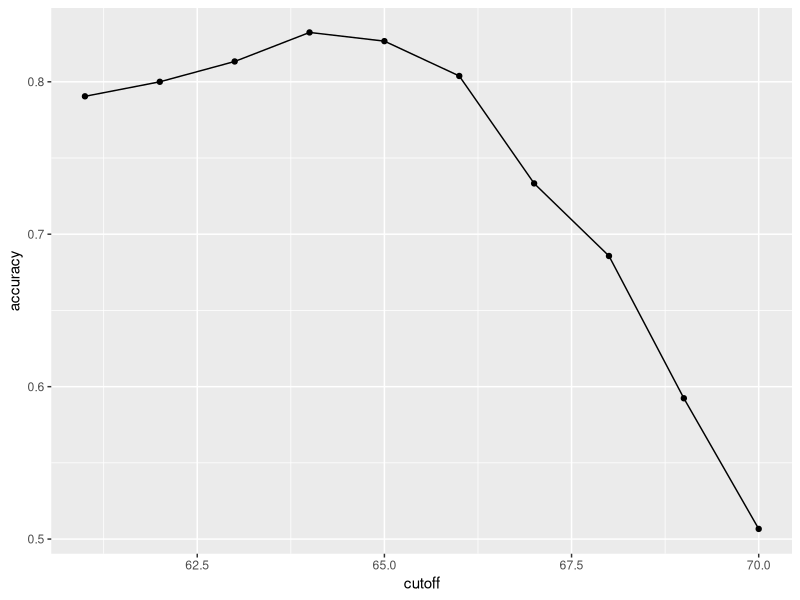
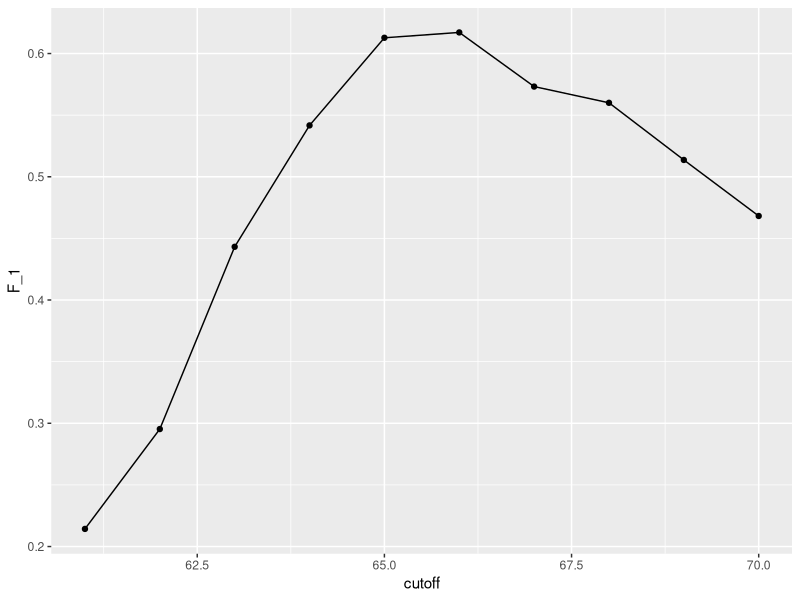
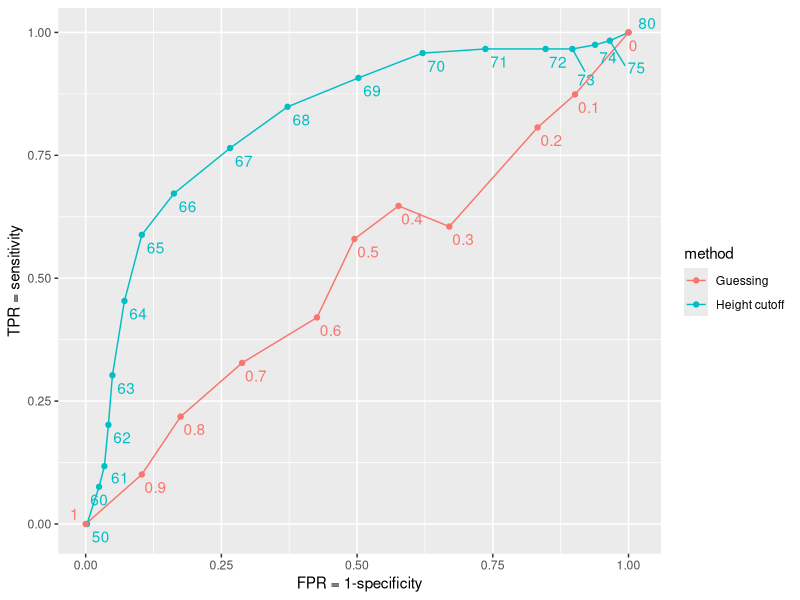
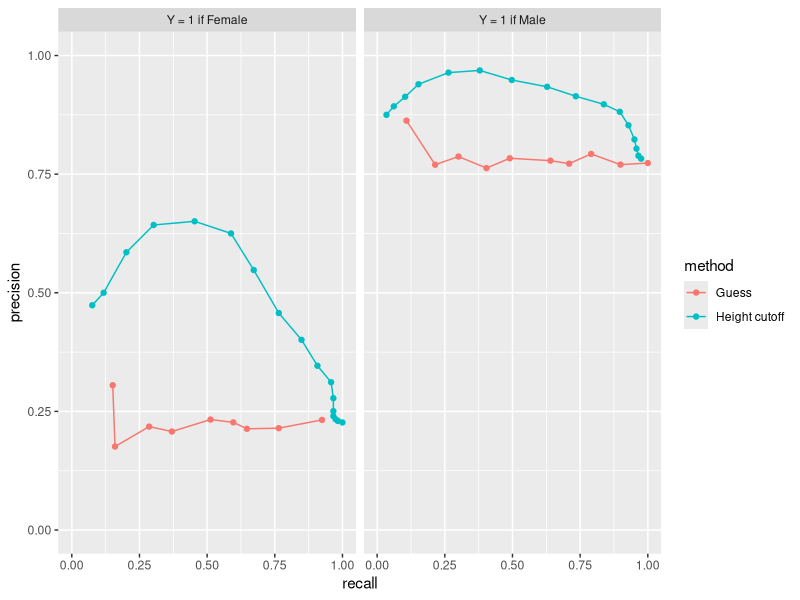
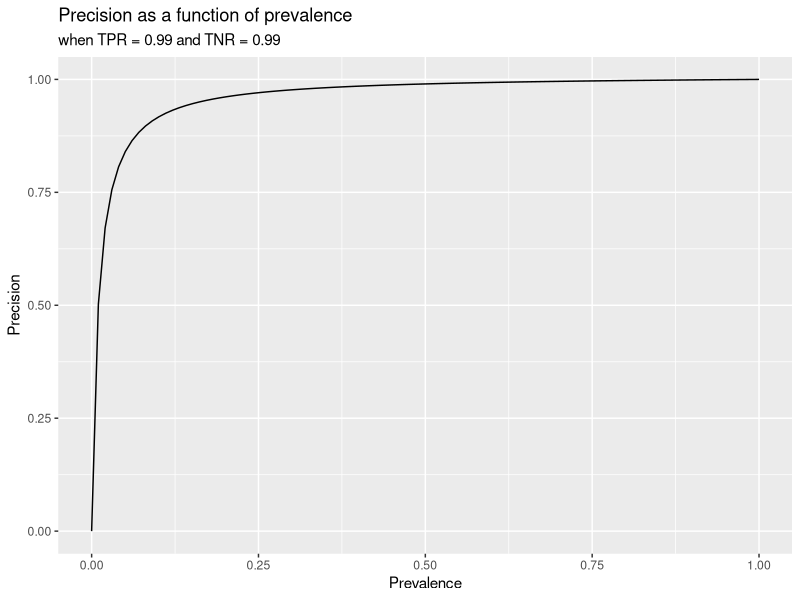

R code for these plots, in order:
## ---- chunk 1
library(caret)
library(dslabs)
## ---- chunk 2
names(heights) <- c("y", "x")
## ---- chunk 3
set.seed(2010)
train_ind <- createDataPartition(heights$y, p = 0.5, list = FALSE)
## ---- chunk 4
train_set <- heights[train_ind, ]
test_set <- heights[-train_ind, ]
## ---- chunk 5
y_hat <- factor(sample(c("Female", "Male"), nrow(test_set), replace = TRUE))
## ---- chunk 6
mean(y_hat == test_set$y)
## ---- chunk 7
cutoff <- with(train_set, mean(x) - 2*sd(x))
y_hat <- factor(ifelse(test_set$x <= cutoff, "Female", "Male"))
## ---- chunk 8
mean(test_set$y == y_hat)
## ---- chunk 9
cutoffs <- seq(61, 70)
accuracy <- sapply(cutoffs, function(cutoff){
  y_hat <- factor(ifelse(train_set$x <= cutoff, "Female", "Male"))
  mean(y_hat == train_set$y)
})
## ---- chunk 10
data.frame(cutoff = cutoffs, accuracy) |> 
  ggplot(aes(cutoff, accuracy)) + 
  geom_point() + 
  geom_line() 
## ---- chunk 11
max(accuracy)
## ---- chunk 12
best_cutoff <- cutoffs[which.max(accuracy)]
best_cutoff
## ---- chunk 13
y_hat <- factor(ifelse(test_set$x <= best_cutoff, "Female", "Male"))
mean(y_hat == test_set$y)
## ---- chunk 14
cm <- confusionMatrix(data = y_hat, reference = test_set$y)
cm$table
## ---- chunk 15
cm$byClass[c("Sensitivity", "Specificity")]
## ---- chunk 16
cm$byClass["Prevalence"]
## ---- chunk 17
mat <- matrix(c("True positives (TP)", "False negatives (FN)", 
                "False positives (FP)", "True negatives (TN)"), 2, 2)
colnames(mat) <- c("Actually Positive", "Actually Negative")
rownames(mat) <- c("Predicted positive", "Predicted negative")
tmp <- as.data.frame(mat)
if (knitr::is_html_output()) {
  knitr::kable(tmp, "html") |>
    kableExtra::kable_styling(bootstrap_options = "basic", full_width = FALSE) |>
    kableExtra::column_spec(column = 1, bold = TRUE)
} else{
  knitr::kable(tmp, "latex", booktabs = TRUE) |>
    kableExtra::kable_styling(font_size = 8)
}
## ---- chunk 18
cm$overall["Accuracy"]
cm$byClass[c("Sensitivity","Specificity", "Prevalence", "Pos Pred Value")]
## ---- chunk 19
cutoffs <- seq(61, 70)
F_1 <- sapply(cutoffs, function(cutoff){
  y_hat <- factor(ifelse(train_set$x <= cutoff, "Female", "Male"))
  F_meas(y_hat, train_set$y)
})
## ---- chunk 20
data.frame(cutoff = cutoffs, F_1 = F_1) |> 
  ggplot(aes(cutoff, F_1)) + 
  geom_point() + 
  geom_line() 
## ---- chunk 21
max(F_1)
## ---- chunk 22
best_cutoff <- cutoffs[which.max(F_1)]
best_cutoff
## ---- chunk 23
y_hat <- factor(ifelse(test_set$x <= best_cutoff, "Female", "Male"))
sensitivity(y_hat, test_set$y)
specificity(y_hat, test_set$y)
## ---- chunk 24
probs <- seq(0, 1, length.out = 11)
guessing <- sapply(probs, function(p){
  y_hat <- sample(c("Male", "Female"), nrow(test_set), TRUE, c(p, 1 - p)) 
  y_hat <- factor(y_hat, levels = c("Female", "Male"))
  c(FPR = 1 - specificity(y_hat, test_set$y),
    TPR = sensitivity(y_hat, test_set$y))
})
## ---- chunk 25
cutoffs <- c(50, seq(60, 75), 80)
height_cutoff <- sapply(cutoffs, function(x){
  y_hat <- ifelse(test_set$x <= x, "Female", "Male")
  y_hat <- factor(y_hat, levels = c("Female", "Male"))
  c(FPR = 1 - specificity(y_hat, test_set$y),
    TPR = sensitivity(y_hat, test_set$y))
})
## ---- chunk 26
library(tidyverse)
library(ggrepel)
tmp_1 <- map_df(cutoffs, function(x){
  y_hat <- ifelse(test_set$x <= x, "Female", "Male") 
  y_hat <- factor(y_hat, levels = c("Female", "Male"))
  list(method = "Height cutoff",
       cutoff = x, 
       FPR = 1 - specificity(y_hat, test_set$y),
       TPR = sensitivity(y_hat, test_set$y))
}) 
tmp_2 <- map_df(probs, function(p){
  y_hat <- sample(c("Male", "Female"), nrow(test_set), replace = TRUE, prob = c(p, 1 - p))
  y_hat <- factor(y_hat, levels = c("Female", "Male"))
  list(method = "Guessing",
       cutoff = round(p,1),
       FPR = 1 - specificity(y_hat, test_set$y),
       TPR = sensitivity(y_hat, test_set$y))
})

rbind(tmp_1, tmp_2) |>
  ggplot(aes(FPR, TPR, label = cutoff, color = method)) +
  geom_line() +
  geom_point() +
  geom_text_repel(nudge_x = 0.01, nudge_y = -0.01, show.legend = FALSE) +
  labs(x = "FPR = 1-specificity", y = "TPR = sensitivity")
## ---- chunk 27
library(tidyverse)
guessing <- map_df(probs[-1], function(p){
  y_hat <- sample(c("Male", "Female"), nrow(test_set), replace = TRUE, prob = c(p, 1 - p)) 
  y_hat <- factor(y_hat, levels = c("Female", "Male"))
  list(method = "Guess",
    recall = sensitivity(y_hat, test_set$y),
    precision = precision(y_hat, test_set$y))
})

height_cutoff <- map_df(cutoffs[-1], function(x){
  y_hat <- ifelse(test_set$x <= x, "Female", "Male")
  y_hat <- factor(y_hat, levels = c("Female", "Male"))
  list(method = "Height cutoff",
       recall = sensitivity(y_hat, test_set$y),
    precision = precision(y_hat, test_set$y))
})
tmp_1 <- bind_rows(guessing, height_cutoff) |> mutate(Positive = "Y = 1 if Female") 

test_set2 <- test_set
test_set2$y <- relevel(test_set2$y, ref = "Male")
guessing <- map_df(probs[-1], function(p){
  y_hat <- sample(c("Male", "Female"), nrow(test_set2), replace = TRUE, prob = c(p, 1 - p)) 
  y_hat <- factor(y_hat, levels = c("Male", "Female"))
  list(method = "Guess",
    recall = sensitivity(y_hat, test_set2$y),
    precision = precision(y_hat, test_set2$y))
})

height_cutoff <- map_df(cutoffs[-1], function(x){
  y_hat <- ifelse(test_set2$x <= x, "Female", "Male")
  y_hat <- factor(y_hat, levels = c("Male", "Female"))
  list(method = "Height cutoff",
       recall = sensitivity(y_hat, test_set2$y),
    precision = precision(y_hat, test_set2$y))
})
tmp_2 <- bind_rows(guessing, height_cutoff) |> mutate(Positive = "Y = 1 if Male") 


bind_rows(tmp_1, tmp_2) |>
  ggplot(aes(recall, precision, color = method)) +
  geom_line() +
  ylim(0,1) +
  geom_point() +
  facet_wrap(~ Positive)
## ---- chunk 28
tpr <- 0.99; fpr <- 0.01
prevalence <- seq(0,1,len = 100)
data.frame(Prevalence = prevalence,
           Precision = tpr*prevalence/(tpr*prevalence + fpr*(1 - prevalence))) |>
  ggplot(aes(Prevalence, Precision)) + geom_line() + 
  labs(title = "Precision as a function of prevalence", subtitle = "when TPR = 0.99 and TNR = 0.99")
